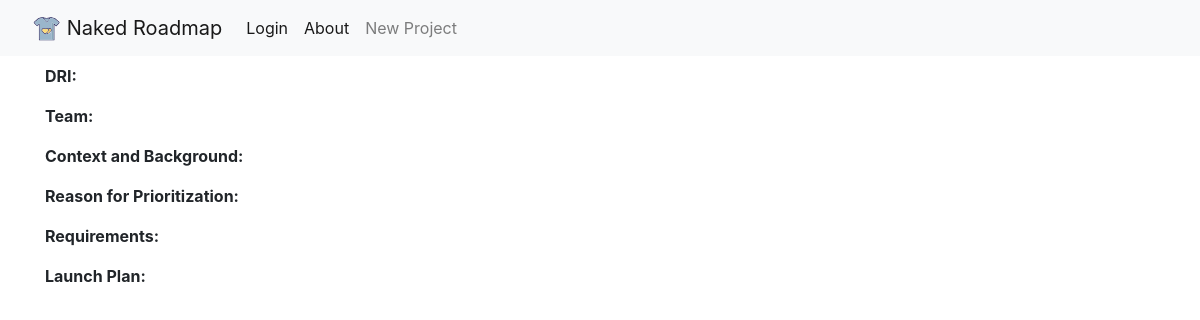
The app's page /4, older data.
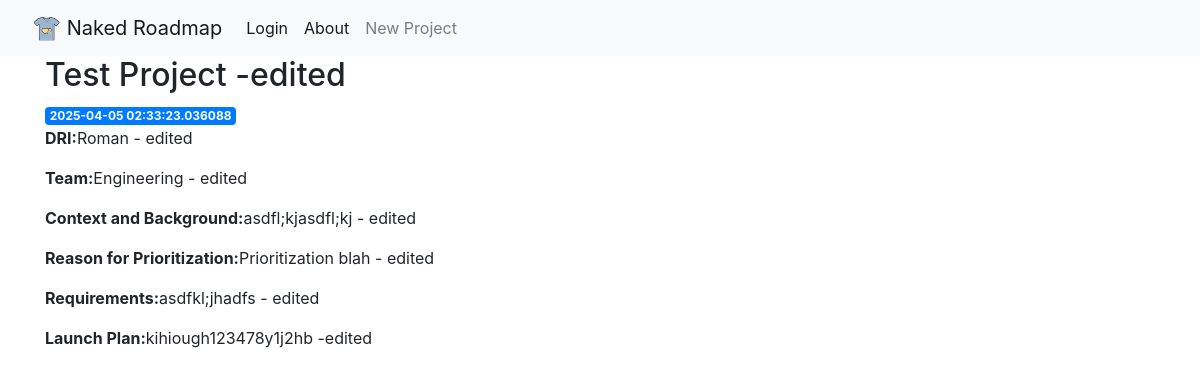
The same page, newer data.
### app/models.py (models this page shows, shortened)
class Project(db.Model):
    __tablename__ = "project"
    id: so.Mapped[int] = so.mapped_column(primary_key=True)
    name: so.Mapped[str] = so.mapped_column(sa.TEXT())
    created: so.Mapped[datetime] = so.mapped_column(index=True, default=lambda: datetime.now(timezone.utc))
    dri: so.Mapped[str] = so.mapped_column(sa.TEXT())
    team: so.Mapped[str] = so.mapped_column(sa.TEXT())
    context: so.Mapped[str] = so.mapped_column(sa.TEXT())
    why: so.Mapped[str] = so.mapped_column(sa.TEXT())
    requirements: so.Mapped[str] = so.mapped_column(sa.TEXT())
    launch: so.Mapped[str] = so.mapped_column(sa.TEXT())

### app/routes.py (the view)
@app.route('/<int:project_id>')
def project(project_id):
    project = (
        Project.query
        .filter_by(id=project_id)
        .first()
    )
    return render_template('project.html', project=project)

### app/templates/project.html
{% extends 'base.html' %}
{% block content %}
    <h2>{{ project['name'] }}</h2>
    <span class="badge badge-primary">{{ project['created'] }}</span>
    <p><strong>DRI:</strong>{{ project['dri'] }}</p>
    <p><strong>Team:</strong>{{ project['team'] }}</p>
    <p><strong>Context and Background:</strong>{{ project['context'] }}</p>
    <p><strong>Reason for Prioritization:</strong>{{ project['why'] }}</p>
    <p><strong>Requirements:</strong>{{ project['requirements'] }}</p>
    <p><strong>Launch Plan:</strong>{{ project['launch'] }}</p>
{% endblock %}

Row changes from the older to the newer data that the page shows:
added Project: name "Test Project -edited", created "2025-04-05 02:33:23.036088", dri "Roman - edited", team "Engineering - edited", context "asdfl;kjasdfl;kj - edited", why "Prioritization blah - edited", requirements "asdfkl;jhadfs - edited", launch "kihiough123478y1j2hb -edited"
